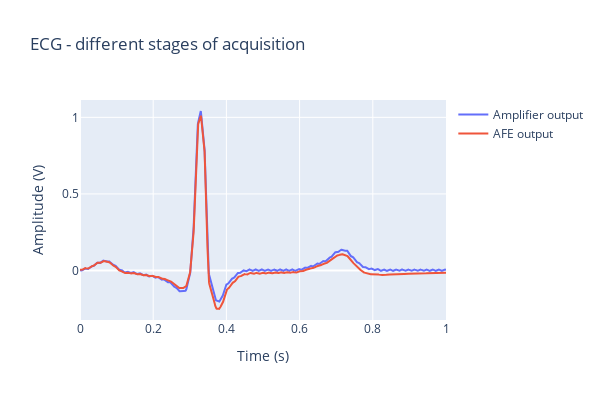

The notebook cell this image was saved under:
### Code cell
fig = make_subplots(rows=1, cols=1, shared_xaxes=False)

fig.add_trace(
    go.Scatter(x=dft['time'], y=dft['V(amp_out)'], name='Amplifier output'),
    row=1, col=1
)
fig.add_trace(
    go.Scatter(x=dft['time'], y=dft['V(bp_out)'], name='AFE output'),
    row=1, col=1
)

fig.update_layout(height=400, width=600, title_text='ECG - different stages of acquisition')
fig.update_yaxes(title_text="", showgrid=True)
fig.update_xaxes(title_text="", showgrid=True)

fig['layout']['yaxis1']['title']='Amplitude (V)'
fig['layout']['xaxis1']['title']='Time (s)'

fig.show()

### Figure 1 — Plotly figure (JSON) as saved in the notebook; plotly's stock layout.template omitted (floating-point values rounded to 4 significant figures; data arrays with more than 128 entries replaced by an {"elided": "..."} marker saying what was removed)
{"data": [{"name": "Amplifier output", "type": "scatter", "x": {"elided": "1550 float values"}, "xaxis": "x", "y": {"elided": "1550 float values"}, "yaxis": "y"}, {"name": "AFE output", "type": "scatter", "x": {"elided": "1550 float values"}, "xaxis": "x", "y": {"elided": "1550 float values"}, "yaxis": "y"}], "layout": {"height": 400, "title": {"text": "ECG - different stages of acquisition"}, "width": 600, "xaxis": {"anchor": "y", "domain": [0, 1], "showgrid": true, "title": {"text": "Time (s)"}}, "yaxis": {"anchor": "x", "domain": [0, 1], "showgrid": true, "title": {"text": "Amplitude (V)"}}}}
